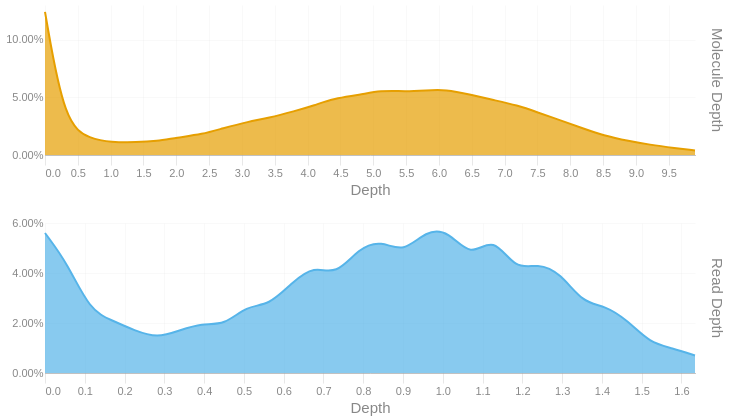

Write notebook code for a chart like this one.
### Code cell
readdep = depth_hist(tb['Read Depth'], q99, 3)
readdep = readdep.with_columns(pl.lit('Read Depth').alias('Metric'))
if not SKIPLR:
    moldep = depth_hist(tb['Molecule Depth'], mol_q99, 1)
    moldep = moldep.with_columns(pl.lit('Molecule Depth').alias('Metric'))
    _hist = pl.concat([readdep, moldep])
    _hist = _hist.filter(pl.col('Proportion') != 0)
    with SafeRender(_hist):
        (
            alt.Chart(_hist)        
            .mark_area(interpolate = "basis")
            .encode(
                x=alt.X('Bin:Q').scale(domainMin=0).axis(alt.Axis(title='Depth')),
                y = alt.Y('Proportion:Q', title = None).axis(format = '.2%'),
                color = alt.Color('Metric:N').legend(None),
                row = alt.Row("Metric:N").header(title = None, labelOrient = 'right'),
                tooltip = [
                    alt.Tooltip("Metric:N", title = "Metric"),
                    alt.Tooltip('Interval:N', title = "Depth Interval"),
                    alt.Tooltip('Proportion:Q', title = "% Alignments").format('.2%')
                ]
            )
            .resolve_scale(x='independent', y='independent')
            .properties(
                height = 150, width = 650,
                usermeta={'embedOptions': {'downloadFileName': f'{samplename}.depth.hist'}}
            )
        ).display()
else:
    readdep = readdep.filter(pl.col('Proportion') != 0)
    with SafeRender(readdep):
        (
            alt.Chart(readdep)        
            .mark_area(interpolate = "basis")
            .encode(
                x=alt.X('Bin:Q').scale(domainMin=0).axis(alt.Axis(title='Depth')),
                y = alt.Y('Proportion:Q', title = None).axis(format = '.2%'),
                tooltip = [
                    alt.Tooltip('Interval:N', title = "Depth Interval"),
                    alt.Tooltip('Proportion:Q', title = "% Alignments").format('.2%')
                ]
            )
            .properties(
                usermeta={'embedOptions': {'downloadFileName': f'{samplename}.depth.hist'}}
            )
        ).display()

### Figure 1 — Vega-Lite specification as saved in the notebook (floating-point values rounded to 4 significant figures)
{"width": 650, "height": 150, "config": {"title": {"anchor": "start", "dy": -15, "fontSize": 18, "color": "#888888", "subtitleColor": "#888888", "subtitleFontSize": 14}, "arc": {"fill": "#0072B2"}, "axis": {"domainColor": "#888888", "domainWidth": 0.5, "gridWidth": 0.2, "grid": false, "titleFontWeight": 400, "titleFontSize": 15, "labelFontSize": 11, "labelColor": "#888888", "tickColor": "#888888", "tickWidth": 0.2, "titleColor": "#888888"}, "axisBand": {"grid": false}, "axisX": {"grid": true, "tickSize": 10, "domainCap": "round"}, "axisY": {"domain": false, "grid": true, "tickSize": 0, "domainCap": "round"}, "background": "transparent", "header": {"labelFontSize": 15, "labelColor": "#888888", "titleFontSize": 15, "titleFontWeight": 600, "titleColor": "#888888"}, "legend": {"labelFont": "sans-serif", "labelFontSize": 12, "labelColor": "#888888", "symbolSize": 100, "symbolType": "circle", "titleFontSize": 12, "titlePadding": 10, "titleColor": "#888888", "title": null}, "range": {"category": ["#E69F00", "#56B4E9", "#009E73", "#F0E442", "#0072B2", "#D55E00", "#CC79A7", "#000000"], "diverging": ["#cfe8f3", "#a2d4ec", "#73bfe2", "#46abdb", "#1696d2", "#12719e"]}, "area": {"fill": "#0072B2", "fillOpacity": 0.7, "line": true, "strokeOpacity": 0.7}, "line": {"color": "#0072B2", "stroke": "#0072B2", "strokeWidth": 2}, "trail": {"color": "#0072B2", "stroke": "#0072B2", "strokeWidth": 0, "size": 1}, "point": {"filled": true, "fillOpacity": 1.0, "size": 95}, "text": {"color": "#888888", "fontSize": 11, "align": "right", "fontWeight": 400, "size": 11}, "bar": {"fill": "#0072B2", "stroke": null}, "view": {"stroke": null, "continuousWidth": 660, "continuousHeight": 400}}, "data": {"name": "data-95e3a1104e238b07c2947c2a1a225534"}, "mark": {"type": "area", "interpolate": "basis"}, "encoding": {"color": {"field": "Metric", "legend": null, "type": "nominal"}, "row": {"field": "Metric", "header": {"title": null, "labelOrient": "right"}, "type": "nominal"}, "tooltip": [{"field": "Metric", "title": "Metric", "type": "nominal"}, {"field": "Interval", "title": "Depth Interval", "type": "nominal"}, {"field": "Proportion", "format": ".2%", "title": "% Alignments", "type": "quantitative"}], "x": {"axis": {"title": "Depth"}, "field": "Bin", "scale": {"domainMin": 0}, "type": "quantitative"}, "y": {"axis": {"format": ".2%"}, "field": "Proportion", "title": null, "type": "quantitative"}}, "resolve": {"scale": {"x": "independent", "y": "independent"}}, "usermeta": {"embedOptions": {"downloadFileName": "TF26LRJL0005_50B_H_10484332_23Y22YLT4_L7.depth.hist"}}, "$schema": "https://vega.github.io/schema/vega-lite/v6.4.1.json", "datasets": {"data-95e3a1104e238b07c2947c2a1a225534": [{"Bin": 0.0, "Interval": "0.0-0.056", "Proportion": 0.056, "Metric": "Read Depth"}, {"Bin": 0.056, "Interval": "0.056-0.113", "Proportion": 0.044, "Metric": "Read Depth"}, {"Bin": 0.113, "Interval": "0.113-0.169", "Proportion": 0.025, "Metric": "Read Depth"}, {"Bin": 0.169, "Interval": "0.169-0.225", "Proportion": 0.021, "Metric": "Read Depth"}, {"Bin": 0.225, "Interval": "0.225-0.282", "Proportion": 0.017, "Metric": "Read Depth"}, {"Bin": 0.282, "Interval": "0.282-0.338", "Proportion": 0.014, "Metric": "Read Depth"}, {"Bin": 0.338, "Interval": "0.338-0.394", "Proportion": 0.017, "Metric": "Read Depth"}, {"Bin": 0.394, "Interval": "0.394-0.451", "Proportion": 0.02, "Metric": "Read Depth"}, {"Bin": 0.451, "Interval": "0.451-0.507", "Proportion": 0.019, "Metric": "Read Depth"}, {"Bin": 0.507, "Interval": "0.507-0.563", "Proportion": 0.027, "Metric": "Read Depth"}, {"Bin": 0.563, "Interval": "0.563-0.62", "Proportion": 0.027, "Metric": "Read Depth"}, {"Bin": 0.62, "Interval": "0.62-0.676", "Proportion": 0.036, "Metric": "Read Depth"}, {"Bin": 0.676, "Interval": "0.676-0.732", "Proportion": 0.043, "Metric": "Read Depth"}, {"Bin": 0.732, "Interval": "0.732-0.789", "Proportion": 0.039, "Metric": "Read Depth"}, {"Bin": 0.789, "Interval": "0.789-0.845", "Proportion": 0.05, "Metric": "Read Depth"}, {"Bin": 0.845, "Interval": "0.845-0.901", "Proportion": 0.053, "Metric": "Read Depth"}, {"Bin": 0.901, "Interval": "0.901-0.958", "Proportion": 0.048, "Metric": "Read Depth"}, {"Bin": 0.958, "Interval": "0.958-1.014", "Proportion": 0.057, "Metric": "Read Depth"}, {"Bin": 1.014, "Interval": "1.014-1.07", "Proportion": 0.057, "Metric": "Read Depth"}, {"Bin": 1.07, "Interval": "1.07-1.127", "Proportion": 0.046, "Metric": "Read Depth"}, {"Bin": 1.127, "Interval": "1.127-1.183", "Proportion": 0.055, "Metric": "Read Depth"}, {"Bin": 1.183, "Interval": "1.183-1.239", "Proportion": 0.041, "Metric": "Read Depth"}, {"Bin": 1.239, "Interval": "1.239-1.296", "Proportion": 0.044, "Metric": "Read Depth"}, {"Bin": 1.296, "Interval": "1.296-1.352", "Proportion": 0.04, "Metric": "Read Depth"}, {"Bin": 1.352, "Interval": "1.352-1.408", "Proportion": 0.028, "Metric": "Read Depth"}, {"Bin": 1.408, "Interval": "1.408-1.465", "Proportion": 0.027, "Metric": "Read Depth"}, {"Bin": 1.465, "Interval": "1.465-1.521", "Proportion": 0.021, "Metric": "Read Depth"}, {"Bin": 1.521, "Interval": "1.521-1.577", "Proportion": 0.012, "Metric": "Read Depth"}, {"Bin": 1.577, "Interval": "1.577-1.634", "Proportion": 0.01, "Metric": "Read Depth"}, {"Bin": 1.634, "Interval": "1.634-1.69", "Proportion": 0.007, "Metric": "Read Depth"}, {"Bin": 0.0, "Interval": "0.0-0.3", "Proportion": 0.124, "Metric": "Molecule Depth"}, {"Bin": 0.3, "Interval": "0.3-0.7", "Proportion": 0.026, "Metric": "Molecule Depth"}, {"Bin": 0.7, "Interval": "0.7-1.0", "Proportion": 0.014, "Metric": "Molecule Depth"}, {"Bin": 1.0, "Interval": "1.0-1.4", "Proportion": 0.011, "Metric": "Molecule Depth"}, {"Bin": 1.4, "Interval": "1.4-1.7", "Proportion": 0.011, "Metric": "Molecule Depth"}, {"Bin": 1.7, "Interval": "1.7-2.0", "Proportion": 0.012, "Metric": "Molecule Depth"}, {"Bin": 2.0, "Interval": "2.0-2.4", "Proportion": 0.015, "Metric": "Molecule Depth"}, {"Bin": 2.4, "Interval": "2.4-2.7", "Proportion": 0.018, "Metric": "Molecule Depth"}, {"Bin": 2.7, "Interval": "2.7-3.1", "Proportion": 0.023, "Metric": "Molecule Depth"}, {"Bin": 3.1, "Interval": "3.1-3.4", "Proportion": 0.029, "Metric": "Molecule Depth"}, {"Bin": 3.4, "Interval": "3.4-3.8", "Proportion": 0.032, "Metric": "Molecule Depth"}, {"Bin": 3.8, "Interval": "3.8-4.1", "Proportion": 0.038, "Metric": "Molecule Depth"}, {"Bin": 4.1, "Interval": "4.1-4.4", "Proportion": 0.043, "Metric": "Molecule Depth"}, {"Bin": 4.4, "Interval": "4.4-4.8", "Proportion": 0.049, "Metric": "Molecule Depth"}, {"Bin": 4.8, "Interval": "4.8-5.1", "Proportion": 0.052, "Metric": "Molecule Depth"}, {"Bin": 5.1, "Interval": "5.1-5.5", "Proportion": 0.056, "Metric": "Molecule Depth"}, {"Bin": 5.5, "Interval": "5.5-5.8", "Proportion": 0.055, "Metric": "Molecule Depth"}, {"Bin": 5.8, "Interval": "5.8-6.1", "Proportion": 0.056, "Metric": "Molecule Depth"}, {"Bin": 6.1, "Interval": "6.1-6.5", "Proportion": 0.057, "Metric": "Molecule Depth"}, {"Bin": 6.5, "Interval": "6.5-6.8", "Proportion": 0.052, "Metric": "Molecule Depth"}, {"Bin": 6.8, "Interval": "6.8-7.2", "Proportion": 0.048, "Metric": "Molecule Depth"}, {"Bin": 7.2, "Interval": "7.2-7.5", "Proportion": 0.043, "Metric": "Molecule Depth"}, {"Bin": 7.5, "Interval": "7.5-7.9", "Proportion": 0.037, "Metric": "Molecule Depth"}, {"Bin": 7.9, "Interval": "7.9-8.2", "Proportion": 0.029, "Metric": "Molecule Depth"}, {"Bin": 8.2, "Interval": "8.2-8.5", "Proportion": 0.023, "Metric": "Molecule Depth"}, {"Bin": 8.5, "Interval": "8.5-8.9", "Proportion": 0.017, "Metric": "Molecule Depth"}, {"Bin": 8.9, "Interval": "8.9-9.2", "Proportion": 0.012, "Metric": "Molecule Depth"}, {"Bin": 9.2, "Interval": "9.2-9.6", "Proportion": 0.009, "Metric": "Molecule Depth"}, {"Bin": 9.6, "Interval": "9.6-9.9", "Proportion": 0.006, "Metric": "Molecule Depth"}, {"Bin": 9.9, "Interval": "9.9-10.24", "Proportion": 0.004, "Metric": "Molecule Depth"}]}}
